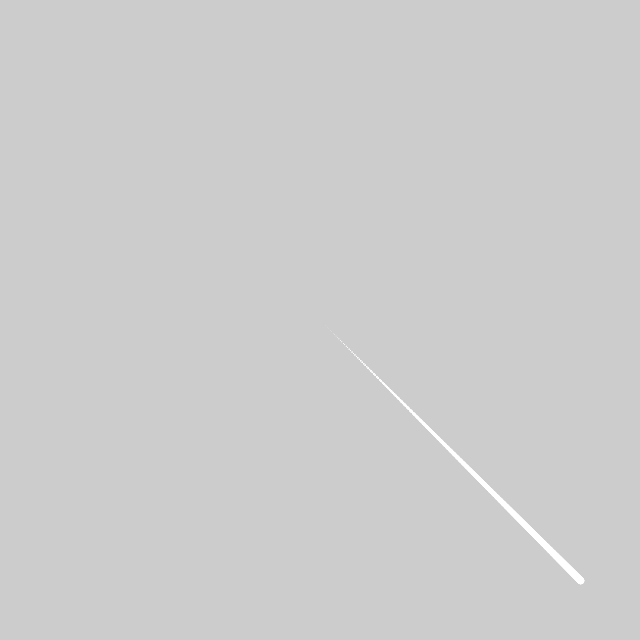
Frame 1 (no input)
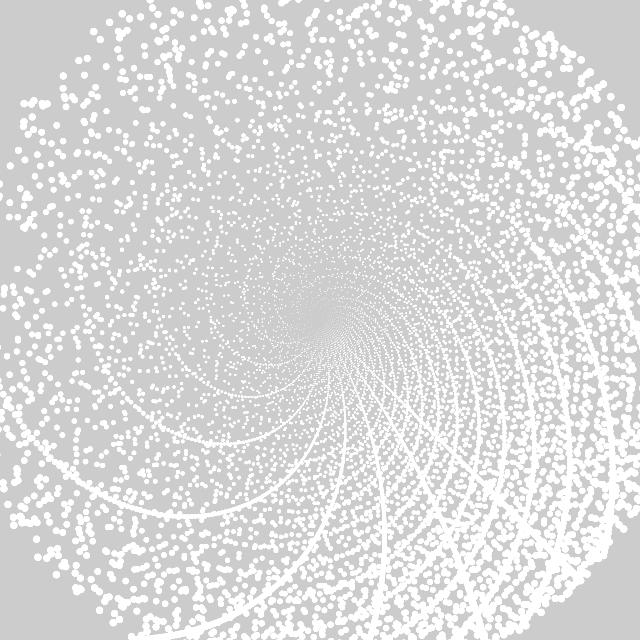
Frame 60 (the mouse pressed at the canvas centre just before this capture)
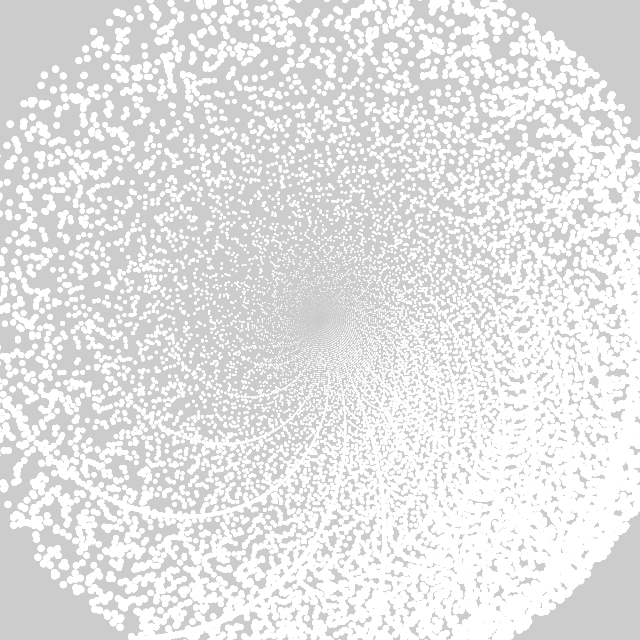
Frame 120 (the mouse held since frame 60 and released just before this capture)

The Processing sketch that drew these frames (run headless with seeded random() and noise(); from frame 60 on, the mouse is pressed at the canvas centre):

// Processing sketch: day011
// ── day011.pde
float f, r, t, p, N=180;
void setup() {
  size(640, 640);
  noStroke();
}
void draw() {
  clear();
  for (f=0; f<5; f++)
    for (r=0; r<N; r++) {
      p=r*.01;
      push();
      translate(320, 320);
      rotate(tan(TAU*(t+p*sin(t))));
      circle(N*p*cos(PI/5), N*p*cos(PI/5), r/25);
      pop();
    }
  t+=PI/180;
}
